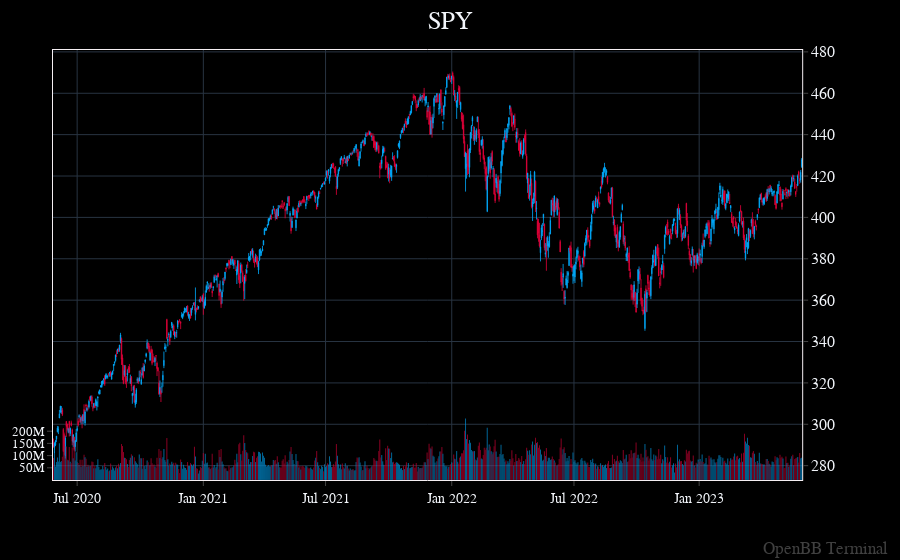

Write notebook code for a chart like this one.
### Code cell
openbb.stocks.candle('SPY')

### Figure 1 — Plotly figure (JSON) as saved in the notebook; plotly's stock layout.template omitted (floating-point values rounded to 4 significant figures; data arrays with more than 128 entries replaced by an {"elided": "..."} marker saying what was removed)
{"data": [{"close": {"elided": "760 float values"}, "decreasing": {"line": {"width": 0.8}}, "high": {"elided": "760 float values"}, "increasing": {"line": {"width": 0.8}}, "low": {"elided": "760 float values"}, "name": " SPY OHLC", "open": {"elided": "760 float values"}, "showlegend": false, "type": "candlestick", "x": {"elided": "760 str values"}, "xaxis": "x", "yaxis": "y"}, {"marker": {"color": {"elided": "760 str values"}, "line": {"width": 0.15}}, "name": "Volume", "opacity": 0.7, "type": "bar", "x": {"elided": "760 str values"}, "xaxis": "x", "xhoverformat": "%Y-%m-%d", "y": {"elided": "760 int values"}, "yaxis": "y2"}], "layout": {"annotations": [{"font": {"color": "gray", "size": 17}, "opacity": 0.5, "text": "OpenBB Terminal", "x": 1, "xanchor": "right", "xref": "paper", "xshift": 40, "y": 0, "yanchor": "bottom", "yref": "paper", "yshift": -80}], "bargap": 0, "bargroupgap": 0, "barmode": "overlay", "hoverdistance": 2, "legend": {"groupclick": "toggleitem", "orientation": "v", "tracegroupgap": 133.3}, "margin": {"b": 80, "l": 40, "r": 50, "t": 50}, "modebar": {"activecolor": "#d1030d", "bgcolor": "#2A2A2A", "color": "#FFFFFF", "orientation": "v"}, "newshape": {"line": {"color": "gold"}}, "showlegend": false, "spikedistance": 2, "title": {"text": " SPY", "x": 0.5, "xanchor": "center", "y": 0.98, "yanchor": "top"}, "xaxis": {"anchor": "y", "domain": [0, 0.94], "matches": "x3", "rangebreaks": [{"bounds": ["sat", "mon"]}, {"values": ["2020-11-26T00:00:00", "2022-09-05T00:00:00", "2023-01-02T00:00:00", "2021-09-06T00:00:00", "2022-07-04T00:00:00", "2021-04-02T00:00:00", "2023-02-20T00:00:00", "2020-12-25T00:00:00", "2021-11-25T00:00:00", "2020-09-07T00:00:00", "2022-11-24T00:00:00", "2022-06-20T00:00:00", "2022-01-17T00:00:00", "2022-04-15T00:00:00", "2021-05-31T00:00:00", "2021-02-15T00:00:00", "2023-04-07T00:00:00", "2022-05-30T00:00:00", "2021-01-01T00:00:00", "2023-05-29T00:00:00", "2021-12-24T00:00:00", "2021-07-05T00:00:00", "2022-12-26T00:00:00", "2020-07-03T00:00:00", "2022-02-21T00:00:00", "2021-01-18T00:00:00", "2023-01-16T00:00:00"]}], "showticklabels": true}, "yaxis": {"anchor": "x", "automargin": true, "autorange": true, "domain": [0, 1], "fixedrange": false, "layer": "above traces", "nticks": 15, "side": "right", "tickfont": {"size": 16}, "type": "linear"}, "yaxis2": {"anchor": "x", "fixedrange": true, "nticks": 10, "overlaying": "y", "range": [0, 1762487300], "showgrid": false, "showline": false, "side": "left", "tickfont": {"size": 13}, "tickvals": [50000000, 100000000, 150000000, 200000000], "zeroline": false}}}
